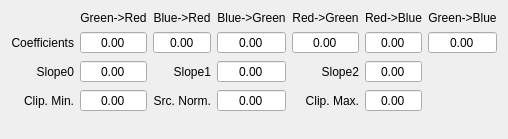
<?xml version="1.0" encoding="UTF-8"?>
<ui version="4.0">
 <class>MGM</class>
 <widget class="QWidget" name="MGM">
  <property name="geometry">
   <rect>
    <x>0</x>
    <y>0</y>
    <width>455</width>
    <height>139</height>
   </rect>
  </property>
  <property name="windowTitle">
   <string>MGM</string>
  </property>
  <layout class="QGridLayout" name="gridLayout">
   <item row="0" column="1">
    <widget class="QLabel" name="label">
     <property name="text">
      <string>Green-&gt;Red</string>
     </property>
     <property name="alignment">
      <set>Qt::AlignCenter</set>
     </property>
    </widget>
   </item>
   <item row="1" column="0">
    <widget class="QLabel" name="label_9">
     <property name="text">
      <string>Coefficients</string>
     </property>
     <property name="alignment">
      <set>Qt::AlignRight|Qt::AlignTrailing|Qt::AlignVCenter</set>
     </property>
    </widget>
   </item>
   <item row="0" column="2">
    <widget class="QLabel" name="label_2">
     <property name="text">
      <string>Blue-&gt;Red</string>
     </property>
     <property name="alignment">
      <set>Qt::AlignCenter</set>
     </property>
    </widget>
   </item>
   <item row="0" column="3">
    <widget class="QLabel" name="label_3">
     <property name="text">
      <string>Blue-&gt;Green</string>
     </property>
     <property name="alignment">
      <set>Qt::AlignCenter</set>
     </property>
    </widget>
   </item>
   <item row="0" column="4">
    <widget class="QLabel" name="label_4">
     <property name="text">
      <string>Red-&gt;Green</string>
     </property>
     <property name="alignment">
      <set>Qt::AlignCenter</set>
     </property>
    </widget>
   </item>
   <item row="0" column="5">
    <widget class="QLabel" name="label_5">
     <property name="text">
      <string>Red-&gt;Blue</string>
     </property>
     <property name="alignment">
      <set>Qt::AlignCenter</set>
     </property>
    </widget>
   </item>
   <item row="0" column="6">
    <widget class="QLabel" name="label_6">
     <property name="text">
      <string>Green-&gt;Blue</string>
     </property>
     <property name="alignment">
      <set>Qt::AlignCenter</set>
     </property>
    </widget>
   </item>
   <item row="3" column="0">
    <widget class="QLabel" name="label_8">
     <property name="text">
      <string>Clip. Min.</string>
     </property>
     <property name="alignment">
      <set>Qt::AlignRight|Qt::AlignTrailing|Qt::AlignVCenter</set>
     </property>
    </widget>
   </item>
   <item row="2" column="0">
    <widget class="QLabel" name="label_7">
     <property name="text">
      <string>Slope0</string>
     </property>
     <property name="alignment">
      <set>Qt::AlignRight|Qt::AlignTrailing|Qt::AlignVCenter</set>
     </property>
    </widget>
   </item>
   <item row="3" column="1">
    <widget class="QDoubleSpinBox" name="clipMin_sb">
     <property name="alignment">
      <set>Qt::AlignCenter</set>
     </property>
     <property name="buttonSymbols">
      <enum>QAbstractSpinBox::NoButtons</enum>
     </property>
    </widget>
   </item>
   <item row="0" column="0">
    <widget class="QLabel" name="label_10">
     <property name="text">
      <string/>
     </property>
    </widget>
   </item>
   <item row="1" column="1">
    <widget class="QDoubleSpinBox" name="coeff0_sb">
     <property name="alignment">
      <set>Qt::AlignCenter</set>
     </property>
     <property name="buttonSymbols">
      <enum>QAbstractSpinBox::NoButtons</enum>
     </property>
    </widget>
   </item>
   <item row="1" column="2">
    <widget class="QDoubleSpinBox" name="coeff1_sb">
     <property name="alignment">
      <set>Qt::AlignCenter</set>
     </property>
     <property name="buttonSymbols">
      <enum>QAbstractSpinBox::NoButtons</enum>
     </property>
    </widget>
   </item>
   <item row="1" column="3">
    <widget class="QDoubleSpinBox" name="coeff2_sb">
     <property name="alignment">
      <set>Qt::AlignCenter</set>
     </property>
     <property name="buttonSymbols">
      <enum>QAbstractSpinBox::NoButtons</enum>
     </property>
    </widget>
   </item>
   <item row="1" column="4">
    <widget class="QDoubleSpinBox" name="coeff3_sb">
     <property name="alignment">
      <set>Qt::AlignCenter</set>
     </property>
     <property name="buttonSymbols">
      <enum>QAbstractSpinBox::NoButtons</enum>
     </property>
    </widget>
   </item>
   <item row="1" column="5">
    <widget class="QDoubleSpinBox" name="coeff4_sb">
     <property name="alignment">
      <set>Qt::AlignCenter</set>
     </property>
     <property name="buttonSymbols">
      <enum>QAbstractSpinBox::NoButtons</enum>
     </property>
    </widget>
   </item>
   <item row="1" column="6">
    <widget class="QDoubleSpinBox" name="coeff5_sb">
     <property name="alignment">
      <set>Qt::AlignCenter</set>
     </property>
     <property name="buttonSymbols">
      <enum>QAbstractSpinBox::NoButtons</enum>
     </property>
    </widget>
   </item>
   <item row="2" column="1">
    <widget class="QDoubleSpinBox" name="slope0_sb">
     <property name="alignment">
      <set>Qt::AlignCenter</set>
     </property>
     <property name="buttonSymbols">
      <enum>QAbstractSpinBox::NoButtons</enum>
     </property>
    </widget>
   </item>
   <item row="2" column="2">
    <widget class="QLabel" name="label_11">
     <property name="text">
      <string>Slope1</string>
     </property>
     <property name="alignment">
      <set>Qt::AlignRight|Qt::AlignTrailing|Qt::AlignVCenter</set>
     </property>
    </widget>
   </item>
   <item row="2" column="3">
    <widget class="QDoubleSpinBox" name="slope1_sb">
     <property name="alignment">
      <set>Qt::AlignCenter</set>
     </property>
     <property name="buttonSymbols">
      <enum>QAbstractSpinBox::NoButtons</enum>
     </property>
    </widget>
   </item>
   <item row="2" column="5">
    <widget class="QDoubleSpinBox" name="slope2_sb">
     <property name="alignment">
      <set>Qt::AlignCenter</set>
     </property>
     <property name="buttonSymbols">
      <enum>QAbstractSpinBox::NoButtons</enum>
     </property>
    </widget>
   </item>
   <item row="2" column="4">
    <widget class="QLabel" name="label_12">
     <property name="text">
      <string>Slope2</string>
     </property>
     <property name="alignment">
      <set>Qt::AlignRight|Qt::AlignTrailing|Qt::AlignVCenter</set>
     </property>
    </widget>
   </item>
   <item row="3" column="2">
    <widget class="QLabel" name="label_13">
     <property name="text">
      <string>Src. Norm.</string>
     </property>
     <property name="alignment">
      <set>Qt::AlignRight|Qt::AlignTrailing|Qt::AlignVCenter</set>
     </property>
    </widget>
   </item>
   <item row="3" column="3">
    <widget class="QDoubleSpinBox" name="srcNorm_sb">
     <property name="alignment">
      <set>Qt::AlignCenter</set>
     </property>
     <property name="buttonSymbols">
      <enum>QAbstractSpinBox::NoButtons</enum>
     </property>
    </widget>
   </item>
   <item row="3" column="4">
    <widget class="QLabel" name="label_14">
     <property name="text">
      <string>Clip. Max.</string>
     </property>
     <property name="alignment">
      <set>Qt::AlignRight|Qt::AlignTrailing|Qt::AlignVCenter</set>
     </property>
    </widget>
   </item>
   <item row="3" column="5">
    <widget class="QDoubleSpinBox" name="clipMax_sb">
     <property name="alignment">
      <set>Qt::AlignCenter</set>
     </property>
     <property name="buttonSymbols">
      <enum>QAbstractSpinBox::NoButtons</enum>
     </property>
    </widget>
   </item>
   <item row="4" column="1">
    <spacer name="verticalSpacer">
     <property name="orientation">
      <enum>Qt::Vertical</enum>
     </property>
     <property name="sizeHint" stdset="0">
      <size>
       <width>20</width>
       <height>40</height>
      </size>
     </property>
    </spacer>
   </item>
  </layout>
 </widget>
 <tabstops>
  <tabstop>coeff0_sb</tabstop>
  <tabstop>coeff1_sb</tabstop>
  <tabstop>coeff2_sb</tabstop>
  <tabstop>coeff3_sb</tabstop>
  <tabstop>coeff4_sb</tabstop>
  <tabstop>coeff5_sb</tabstop>
  <tabstop>slope0_sb</tabstop>
  <tabstop>slope1_sb</tabstop>
  <tabstop>slope2_sb</tabstop>
  <tabstop>clipMin_sb</tabstop>
  <tabstop>srcNorm_sb</tabstop>
  <tabstop>clipMax_sb</tabstop>
 </tabstops>
 <resources/>
 <connections/>
</ui>
